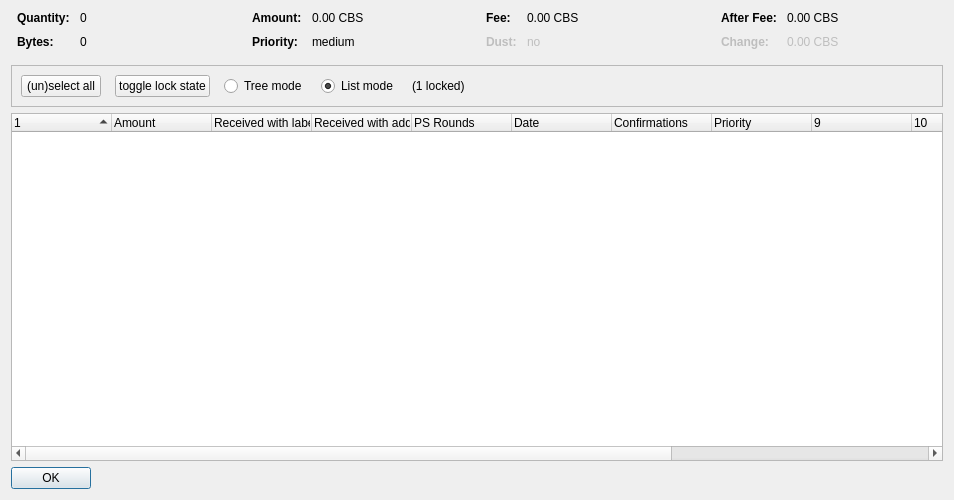
<?xml version="1.0" encoding="UTF-8"?>
<ui version="4.0">
 <class>CoinControlDialog</class>
 <widget class="QDialog" name="CoinControlDialog">
  <property name="geometry">
   <rect>
    <x>0</x>
    <y>0</y>
    <width>954</width>
    <height>500</height>
   </rect>
  </property>
  <property name="windowTitle">
   <string>Coin Selection</string>
  </property>
  <layout class="QVBoxLayout" name="verticalLayout">
   <item>
    <layout class="QHBoxLayout" name="horizontalLayoutTop" stretch="0,0,0,0">
     <property name="topMargin">
      <number>0</number>
     </property>
     <property name="bottomMargin">
      <number>10</number>
     </property>
     <item>
      <layout class="QFormLayout" name="formLayoutCoinControl1">
       <property name="horizontalSpacing">
        <number>10</number>
       </property>
       <property name="verticalSpacing">
        <number>10</number>
       </property>
       <property name="leftMargin">
        <number>6</number>
       </property>
       <property name="rightMargin">
        <number>6</number>
       </property>
       <item row="0" column="0">
        <widget class="QLabel" name="labelCoinControlQuantityText">
         <property name="font">
          <font>
           <weight>75</weight>
           <bold>true</bold>
          </font>
         </property>
         <property name="text">
          <string>Quantity:</string>
         </property>
        </widget>
       </item>
       <item row="0" column="1">
        <widget class="QLabel" name="labelCoinControlQuantity">
         <property name="cursor">
          <cursorShape>IBeamCursor</cursorShape>
         </property>
         <property name="contextMenuPolicy">
          <enum>Qt::ActionsContextMenu</enum>
         </property>
         <property name="text">
          <string notr="true">0</string>
         </property>
         <property name="textInteractionFlags">
          <set>Qt::LinksAccessibleByMouse|Qt::TextSelectableByKeyboard|Qt::TextSelectableByMouse</set>
         </property>
        </widget>
       </item>
       <item row="1" column="0">
        <widget class="QLabel" name="labelCoinControlBytesText">
         <property name="font">
          <font>
           <weight>75</weight>
           <bold>true</bold>
          </font>
         </property>
         <property name="text">
          <string>Bytes:</string>
         </property>
        </widget>
       </item>
       <item row="1" column="1">
        <widget class="QLabel" name="labelCoinControlBytes">
         <property name="cursor">
          <cursorShape>IBeamCursor</cursorShape>
         </property>
         <property name="contextMenuPolicy">
          <enum>Qt::ActionsContextMenu</enum>
         </property>
         <property name="text">
          <string notr="true">0</string>
         </property>
         <property name="textInteractionFlags">
          <set>Qt::LinksAccessibleByMouse|Qt::TextSelectableByKeyboard|Qt::TextSelectableByMouse</set>
         </property>
        </widget>
       </item>
      </layout>
     </item>
     <item>
      <layout class="QFormLayout" name="formLayoutCoinControl2">
       <property name="horizontalSpacing">
        <number>10</number>
       </property>
       <property name="verticalSpacing">
        <number>10</number>
       </property>
       <property name="leftMargin">
        <number>6</number>
       </property>
       <property name="rightMargin">
        <number>6</number>
       </property>
       <item row="0" column="0">
        <widget class="QLabel" name="labelCoinControlAmountText">
         <property name="font">
          <font>
           <weight>75</weight>
           <bold>true</bold>
          </font>
         </property>
         <property name="text">
          <string>Amount:</string>
         </property>
        </widget>
       </item>
       <item row="0" column="1">
        <widget class="QLabel" name="labelCoinControlAmount">
         <property name="cursor">
          <cursorShape>IBeamCursor</cursorShape>
         </property>
         <property name="contextMenuPolicy">
          <enum>Qt::ActionsContextMenu</enum>
         </property>
         <property name="text">
          <string notr="true">0.00 CBS</string>
         </property>
         <property name="textInteractionFlags">
          <set>Qt::LinksAccessibleByMouse|Qt::TextSelectableByKeyboard|Qt::TextSelectableByMouse</set>
         </property>
        </widget>
       </item>
       <item row="1" column="0">
        <widget class="QLabel" name="labelCoinControlPriorityText">
         <property name="font">
          <font>
           <weight>75</weight>
           <bold>true</bold>
          </font>
         </property>
         <property name="text">
          <string>Priority:</string>
         </property>
        </widget>
       </item>
       <item row="1" column="1">
        <widget class="QLabel" name="labelCoinControlPriority">
         <property name="cursor">
          <cursorShape>IBeamCursor</cursorShape>
         </property>
         <property name="contextMenuPolicy">
          <enum>Qt::ActionsContextMenu</enum>
         </property>
         <property name="text">
          <string>medium</string>
         </property>
         <property name="textInteractionFlags">
          <set>Qt::LinksAccessibleByMouse|Qt::TextSelectableByKeyboard|Qt::TextSelectableByMouse</set>
         </property>
        </widget>
       </item>
      </layout>
     </item>
     <item>
      <layout class="QFormLayout" name="formLayoutCoinControl3">
       <property name="horizontalSpacing">
        <number>10</number>
       </property>
       <property name="verticalSpacing">
        <number>10</number>
       </property>
       <property name="leftMargin">
        <number>6</number>
       </property>
       <property name="rightMargin">
        <number>6</number>
       </property>
       <item row="0" column="0">
        <widget class="QLabel" name="labelCoinControlFeeText">
         <property name="font">
          <font>
           <weight>75</weight>
           <bold>true</bold>
          </font>
         </property>
         <property name="text">
          <string>Fee:</string>
         </property>
        </widget>
       </item>
       <item row="0" column="1">
        <widget class="QLabel" name="labelCoinControlFee">
         <property name="cursor">
          <cursorShape>IBeamCursor</cursorShape>
         </property>
         <property name="contextMenuPolicy">
          <enum>Qt::ActionsContextMenu</enum>
         </property>
         <property name="text">
          <string notr="true">0.00 CBS</string>
         </property>
         <property name="textInteractionFlags">
          <set>Qt::LinksAccessibleByMouse|Qt::TextSelectableByKeyboard|Qt::TextSelectableByMouse</set>
         </property>
        </widget>
       </item>
       <item row="1" column="0">
        <widget class="QLabel" name="labelCoinControlLowOutputText">
         <property name="enabled">
          <bool>false</bool>
         </property>
         <property name="font">
          <font>
           <weight>75</weight>
           <bold>true</bold>
          </font>
         </property>
         <property name="text">
          <string>Dust:</string>
         </property>
        </widget>
       </item>
       <item row="1" column="1">
        <widget class="QLabel" name="labelCoinControlLowOutput">
         <property name="enabled">
          <bool>false</bool>
         </property>
         <property name="cursor">
          <cursorShape>IBeamCursor</cursorShape>
         </property>
         <property name="contextMenuPolicy">
          <enum>Qt::ActionsContextMenu</enum>
         </property>
         <property name="text">
          <string>no</string>
         </property>
         <property name="textInteractionFlags">
          <set>Qt::LinksAccessibleByMouse|Qt::TextSelectableByKeyboard|Qt::TextSelectableByMouse</set>
         </property>
        </widget>
       </item>
      </layout>
     </item>
     <item>
      <layout class="QFormLayout" name="formLayoutCoinControl4">
       <property name="horizontalSpacing">
        <number>10</number>
       </property>
       <property name="verticalSpacing">
        <number>10</number>
       </property>
       <property name="leftMargin">
        <number>6</number>
       </property>
       <property name="rightMargin">
        <number>6</number>
       </property>
       <item row="0" column="0">
        <widget class="QLabel" name="labelCoinControlAfterFeeText">
         <property name="font">
          <font>
           <weight>75</weight>
           <bold>true</bold>
          </font>
         </property>
         <property name="text">
          <string>After Fee:</string>
         </property>
        </widget>
       </item>
       <item row="0" column="1">
        <widget class="QLabel" name="labelCoinControlAfterFee">
         <property name="cursor">
          <cursorShape>IBeamCursor</cursorShape>
         </property>
         <property name="contextMenuPolicy">
          <enum>Qt::ActionsContextMenu</enum>
         </property>
         <property name="text">
          <string notr="true">0.00 CBS</string>
         </property>
         <property name="textInteractionFlags">
          <set>Qt::LinksAccessibleByMouse|Qt::TextSelectableByKeyboard|Qt::TextSelectableByMouse</set>
         </property>
        </widget>
       </item>
       <item row="1" column="0">
        <widget class="QLabel" name="labelCoinControlChangeText">
         <property name="enabled">
          <bool>false</bool>
         </property>
         <property name="font">
          <font>
           <weight>75</weight>
           <bold>true</bold>
          </font>
         </property>
         <property name="text">
          <string>Change:</string>
         </property>
        </widget>
       </item>
       <item row="1" column="1">
        <widget class="QLabel" name="labelCoinControlChange">
         <property name="enabled">
          <bool>false</bool>
         </property>
         <property name="cursor">
          <cursorShape>IBeamCursor</cursorShape>
         </property>
         <property name="contextMenuPolicy">
          <enum>Qt::ActionsContextMenu</enum>
         </property>
         <property name="text">
          <string notr="true">0.00 CBS</string>
         </property>
         <property name="textInteractionFlags">
          <set>Qt::LinksAccessibleByMouse|Qt::TextSelectableByKeyboard|Qt::TextSelectableByMouse</set>
         </property>
        </widget>
       </item>
      </layout>
     </item>
    </layout>
   </item>
   <item>
    <widget class="QFrame" name="frame">
     <property name="minimumSize">
      <size>
       <width>0</width>
       <height>40</height>
      </size>
     </property>
     <property name="frameShape">
      <enum>QFrame::StyledPanel</enum>
     </property>
     <property name="frameShadow">
      <enum>QFrame::Sunken</enum>
     </property>
     <layout class="QHBoxLayout" name="horizontalLayout">
      <item>
       <layout class="QHBoxLayout" name="horizontalLayoutPanel" stretch="0,0,0,0,0,0">
        <property name="spacing">
         <number>14</number>
        </property>
        <item>
         <widget class="QPushButton" name="pushButtonSelectAll">
          <property name="sizePolicy">
           <sizepolicy hsizetype="Maximum" vsizetype="Fixed">
            <horstretch>0</horstretch>
            <verstretch>0</verstretch>
           </sizepolicy>
          </property>
          <property name="text">
           <string>(un)select all</string>
          </property>
          <property name="autoDefault">
           <bool>false</bool>
          </property>
         </widget>
        </item>
        <item>
         <widget class="QPushButton" name="pushButtonToggleLock">
          <property name="sizePolicy">
           <sizepolicy hsizetype="Maximum" vsizetype="Fixed">
            <horstretch>0</horstretch>
            <verstretch>0</verstretch>
           </sizepolicy>
          </property>
          <property name="text">
           <string>toggle lock state</string>
          </property>
          <property name="autoDefault">
           <bool>false</bool>
          </property>
         </widget>
        </item>
        <item>
         <widget class="QRadioButton" name="radioTreeMode">
          <property name="sizePolicy">
           <sizepolicy hsizetype="Maximum" vsizetype="Fixed">
            <horstretch>0</horstretch>
            <verstretch>0</verstretch>
           </sizepolicy>
          </property>
          <property name="text">
           <string>Tree mode</string>
          </property>
         </widget>
        </item>
        <item>
         <widget class="QRadioButton" name="radioListMode">
          <property name="sizePolicy">
           <sizepolicy hsizetype="Maximum" vsizetype="Fixed">
            <horstretch>0</horstretch>
            <verstretch>0</verstretch>
           </sizepolicy>
          </property>
          <property name="text">
           <string>List mode</string>
          </property>
          <property name="checked">
           <bool>true</bool>
          </property>
         </widget>
        </item>
        <item>
         <widget class="QLabel" name="labelLocked">
          <property name="text">
           <string>(1 locked)</string>
          </property>
         </widget>
        </item>
        <item>
         <spacer name="horizontalSpacer">
          <property name="orientation">
           <enum>Qt::Horizontal</enum>
          </property>
          <property name="sizeHint" stdset="0">
           <size>
            <width>40</width>
            <height>20</height>
           </size>
          </property>
         </spacer>
        </item>
       </layout>
      </item>
     </layout>
    </widget>
   </item>
   <item>
    <widget class="CoinControlTreeWidget" name="treeWidget">
     <property name="contextMenuPolicy">
      <enum>Qt::CustomContextMenu</enum>
     </property>
     <property name="sortingEnabled">
      <bool>false</bool>
     </property>
     <property name="columnCount">
      <number>13</number>
     </property>
     <attribute name="headerShowSortIndicator" stdset="0">
      <bool>true</bool>
     </attribute>
     <attribute name="headerStretchLastSection">
      <bool>false</bool>
     </attribute>
     <column>
      <property name="text">
       <string/>
      </property>
     </column>
     <column>
      <property name="text">
       <string>Amount</string>
      </property>
     </column>
     <column>
      <property name="text">
       <string>Received with label</string>
      </property>
     </column>
     <column>
      <property name="text">
       <string>Received with address</string>
      </property>
     </column>
     <column>
      <property name="text">
       <string>PS Rounds</string>
      </property>
     </column>
     <column>
      <property name="text">
       <string>Date</string>
      </property>
     </column>
     <column>
      <property name="text">
       <string>Confirmations</string>
      </property>
      <property name="toolTip">
       <string>Confirmed</string>
      </property>
     </column>
     <column>
      <property name="text">
       <string>Priority</string>
      </property>
     </column>
     <column>
      <property name="text">
       <string/>
      </property>
     </column>
     <column>
      <property name="text">
       <string/>
      </property>
     </column>
     <column>
      <property name="text">
       <string/>
      </property>
     </column>
     <column>
      <property name="text">
       <string/>
      </property>
     </column>
     <column>
      <property name="text">
       <string/>
      </property>
     </column>
    </widget>
   </item>
   <item>
    <widget class="QDialogButtonBox" name="buttonBox">
     <property name="sizePolicy">
      <sizepolicy hsizetype="Maximum" vsizetype="Fixed">
       <horstretch>0</horstretch>
       <verstretch>0</verstretch>
      </sizepolicy>
     </property>
     <property name="orientation">
      <enum>Qt::Horizontal</enum>
     </property>
     <property name="standardButtons">
      <set>QDialogButtonBox::Ok</set>
     </property>
    </widget>
   </item>
  </layout>
 </widget>
 <customwidgets>
  <customwidget>
   <class>CoinControlTreeWidget</class>
   <extends>QTreeWidget</extends>
   <header>coincontroltreewidget.h</header>
  </customwidget>
 </customwidgets>
 <resources/>
 <connections/>
</ui>
